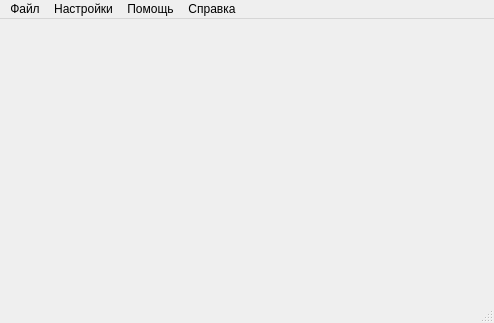
<?xml version="1.0" encoding="UTF-8"?>
<ui version="4.0">
 <class>MainWindow</class>
 <widget class="QMainWindow" name="MainWindow">
  <property name="geometry">
   <rect>
    <x>0</x>
    <y>0</y>
    <width>494</width>
    <height>323</height>
   </rect>
  </property>
  <property name="windowTitle">
   <string>VisSpectra</string>
  </property>
  <property name="windowIcon">
   <iconset>
    <normaloff>visspec.png</normaloff>visspec.png</iconset>
  </property>
  <widget class="QWidget" name="centralwidget"/>
  <widget class="QMenuBar" name="menubar">
   <property name="geometry">
    <rect>
     <x>0</x>
     <y>0</y>
     <width>494</width>
     <height>21</height>
    </rect>
   </property>
   <widget class="QMenu" name="menuFile">
    <property name="title">
     <string>Файл</string>
    </property>
    <widget class="QMenu" name="menuExport">
     <property name="title">
      <string>Экспорт данных</string>
     </property>
     <widget class="QMenu" name="menu_jpeg">
      <property name="title">
       <string>Сохранить текущее изображение спектра в jpeg</string>
      </property>
      <addaction name="action_FullFrame"/>
      <addaction name="action_SelFrame"/>
      <addaction name="action_WorkFrame"/>
      <addaction name="action_WorlFrClbr"/>
     </widget>
     <addaction name="actionSave_Binary_Data"/>
     <addaction name="menu_jpeg"/>
     <addaction name="separator"/>
     <addaction name="actionClbTbl"/>
     <addaction name="actionClbGrph"/>
     <addaction name="actionCurSpectr"/>
     <addaction name="separator"/>
     <addaction name="actionSpCurve"/>
    </widget>
    <addaction name="actionOpen_Image_Data_File"/>
    <addaction name="separator"/>
    <addaction name="menuExport"/>
    <addaction name="separator"/>
    <addaction name="actionExit"/>
   </widget>
   <widget class="QMenu" name="menuOptions">
    <property name="title">
     <string>Настройки</string>
    </property>
    <widget class="QMenu" name="menuInterpolator">
     <property name="title">
      <string>Интерполятор</string>
     </property>
     <widget class="QMenu" name="menu">
      <property name="title">
       <string>Количество промежуточных точек</string>
      </property>
      <addaction name="action_nbInt_1"/>
      <addaction name="action_nbInt_3"/>
      <addaction name="action_nbInt_5"/>
      <addaction name="action_nbInt_10"/>
      <addaction name="action_nbInt_20"/>
     </widget>
     <addaction name="actionLinearInterp"/>
     <addaction name="actionDblLancszInterp"/>
     <addaction name="actionCubicInterp"/>
     <addaction name="separator"/>
     <addaction name="menu"/>
    </widget>
    <widget class="QMenu" name="menuPicture">
     <property name="title">
      <string>Изображение</string>
     </property>
     <addaction name="actionSizeSetup"/>
     <addaction name="actionPicColor"/>
    </widget>
    <addaction name="menuPicture"/>
    <addaction name="separator"/>
    <addaction name="menuInterpolator"/>
    <addaction name="actionApprox"/>
   </widget>
   <widget class="QMenu" name="menuHelp">
    <property name="title">
     <string>Помощь</string>
    </property>
    <addaction name="actionWholeDescr"/>
    <addaction name="actionImrvLsDescr"/>
    <addaction name="actionClbrDescr"/>
    <addaction name="actionLnDestDescr"/>
   </widget>
   <widget class="QMenu" name="menuAbout">
    <property name="title">
     <string>Справка</string>
    </property>
    <addaction name="actionHelp"/>
    <addaction name="separator"/>
    <addaction name="actionAbout"/>
    <addaction name="actionAbout_Qt"/>
   </widget>
   <addaction name="menuFile"/>
   <addaction name="menuOptions"/>
   <addaction name="menuHelp"/>
   <addaction name="menuAbout"/>
  </widget>
  <widget class="QStatusBar" name="statusbar"/>
  <action name="actionOpen_Image_Data_File">
   <property name="text">
    <string>Открыть RAW файл изображения</string>
   </property>
  </action>
  <action name="actionSave_Binary_Data_">
   <property name="text">
    <string>Сохранить текущий спектр</string>
   </property>
   <property name="toolTip">
    <string>Сохранить исходные данные изображения</string>
   </property>
   <property name="statusTip">
    <string>Сохранить текущее выбранное изображение  в 4-ёх отдельных файлах соответсвующих цветам красный зелёный зелёный синий.</string>
   </property>
   <property name="whatsThis">
    <string>Сохранить текущее выбранное изображение  в 4-ёх отдельных файлах соответсвующих цветам красный зелёный зелёный синий.</string>
   </property>
  </action>
  <action name="actionSave_Prj">
   <property name="text">
    <string>Сохранить проект</string>
   </property>
  </action>
  <action name="action_1">
   <property name="text">
    <string>Суммирование по столбцам</string>
   </property>
  </action>
  <action name="action">
   <property name="text">
    <string>Интерполятор</string>
   </property>
  </action>
  <action name="actionLinearInterp">
   <property name="text">
    <string>Линейная интерполяция</string>
   </property>
  </action>
  <action name="actionDblLancszInterp">
   <property name="text">
    <string>Двойная интерполяция Ланшоца</string>
   </property>
  </action>
  <action name="action_nbInt_3">
   <property name="text">
    <string>3</string>
   </property>
  </action>
  <action name="actionApprox">
   <property name="text">
    <string>Оптимизатор</string>
   </property>
  </action>
  <action name="actionClbr">
   <property name="text">
    <string>Калибровка спектра</string>
   </property>
  </action>
  <action name="actionWholeDescr">
   <property name="text">
    <string>Описание работы с программой</string>
   </property>
  </action>
  <action name="actionImrvLsDescr">
   <property name="text">
    <string>Спрямление спектральных линий</string>
   </property>
  </action>
  <action name="actionClbrDescr">
   <property name="text">
    <string> Калибровка спектра</string>
   </property>
  </action>
  <action name="actionLnDestDescr">
   <property name="text">
    <string>Определение положения cпектральных линий</string>
   </property>
  </action>
  <action name="actionClbTbl">
   <property name="text">
    <string>Выгрузить текущую калибровочную таблицу</string>
   </property>
  </action>
  <action name="actionClbGrph">
   <property name="text">
    <string>Выгрузить параметры калибровки</string>
   </property>
  </action>
  <action name="actionCurSpectr">
   <property name="text">
    <string>Выгрузить текущий спектр</string>
   </property>
  </action>
  <action name="actionPicColor">
   <property name="text">
    <string>Цветовая корреция</string>
   </property>
  </action>
  <action name="actionAbout">
   <property name="text">
    <string>О программе</string>
   </property>
  </action>
  <action name="actionSpCurve">
   <property name="text">
    <string>Выгрузить контур изгиба спектральной линии</string>
   </property>
  </action>
  <action name="actionExit">
   <property name="text">
    <string>Выxод</string>
   </property>
  </action>
  <action name="action_nbInt_5">
   <property name="text">
    <string>5</string>
   </property>
  </action>
  <action name="action_nbInt_10">
   <property name="text">
    <string>10</string>
   </property>
  </action>
  <action name="action_nbInt_20">
   <property name="text">
    <string>20</string>
   </property>
  </action>
  <action name="actionCubicInterp">
   <property name="text">
    <string>Кубическая интерполяция (модиф.)</string>
   </property>
  </action>
  <action name="action_FullFrame">
   <property name="text">
    <string>Полный кадр</string>
   </property>
  </action>
  <action name="action_SelFrame">
   <property name="text">
    <string>Выделенная область</string>
   </property>
  </action>
  <action name="action_WorkFrame">
   <property name="text">
    <string>Рабочая область со спрямлёнными линиями</string>
   </property>
  </action>
  <action name="action_WorlFrClbr">
   <property name="text">
    <string>Рабочая область после калибровки</string>
   </property>
  </action>
  <action name="action_6">
   <property name="text">
    <string>Текущее изображение</string>
   </property>
  </action>
  <action name="action_7">
   <property name="text">
    <string/>
   </property>
  </action>
  <action name="actionAbout_Qt">
   <property name="text">
    <string>About Qt</string>
   </property>
  </action>
  <action name="actionSizeSetup">
   <property name="text">
    <string>Размер изображения</string>
   </property>
  </action>
  <action name="actionSave_Binary_Data">
   <property name="text">
    <string>Сохранить текущий спектр в бинарном виде</string>
   </property>
  </action>
  <action name="actionHelp">
   <property name="text">
    <string>Общее описание программы</string>
   </property>
  </action>
  <action name="action_nbInt_1">
   <property name="text">
    <string>1</string>
   </property>
  </action>
 </widget>
 <resources/>
 <connections/>
</ui>
